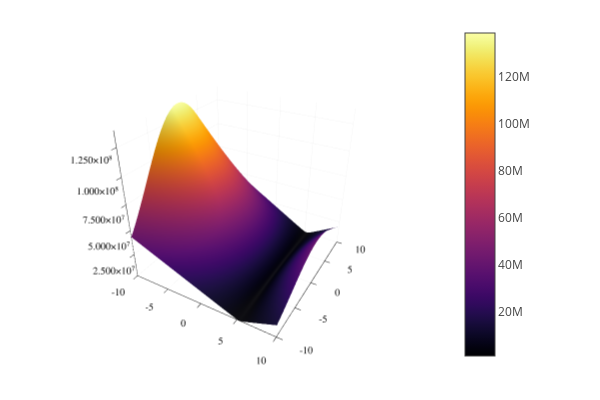

Notebook cell for this chart:
### Code cell
maxPos = 10
minPos = -10
stepPos = 0.2
    
pos1Vect = collect(minPos:stepPos:maxPos)
pos2Vect = collect(minPos:stepPos:maxPos)
posVectSize = size(pos1Vect, 1)
posMat = [(i, j) for i in pos1Vect, j in pos2Vect]
posMatCu = CuArray(posMat)

xMesh = pos1Vect * ones(posVectSize)'
yMesh = xMesh'
xMeshCu = CuArray(xMesh)
yMeshCu = CuArray(yMesh)

tf = 10
α = 1

function etaFree(qf, qfp)
	return xi(qf)*xi(qfp) / sqrt(2*π*σ*σp) * (G0*G0p * (1 .+ (im*α*tf/6)*(2*m*(qf^2+qfp^2) - 2*qf*qfp .- im*tf)) - (im*α*tf/6) * (G0*(qf*G1p(qfp)*(1 - 4m) - 2*m*G2p(qf) .+ G0p*(qf*G1(qf)*(1 - 4*m) - 2*m*G2(qf)) .+ 2*G1(qf)*G1p(qfp))))
end

etaMat = etaSpr(xMeshCu, yMeshCu)
plotMat = abs.(etaMat)

surface(pos1Vect, pos2Vect, Matrix(plotMat))

### Figure 1 — Plotly figure (JSON) as saved in the notebook; plotly's stock layout.template omitted (floating-point values rounded to 4 significant figures; data arrays with more than 128 entries replaced by an {"elided": "..."} marker saying what was removed)
{"data": [{"colorbar": {"len": 0.9525, "title": "", "x": 0.7578, "y": 0.5139}, "colorscale": {"elided": "256x2 mixed values"}, "name": "y1", "opacity": null, "scene": "scene", "showlegend": false, "showscale": true, "type": "surface", "x": [-10, -9.8, -9.6, -9.4, -9.2, -9, -8.8, -8.6, -8.4, -8.2, -8, -7.8, -7.6, -7.4, -7.2, -7, -6.8, -6.6, -6.4, -6.2, -6, -5.8, -5.6, -5.4, -5.2, -5, -4.8, -4.6, -4.4, -4.2, -4, -3.8, -3.6, -3.4, -3.2, -3, -2.8, -2.6, -2.4, -2.2, -2, -1.8, -1.6, -1.4, -1.2, -1, -0.8, -0.6, -0.4, -0.2, 0, 0.2, 0.4, 0.6, 0.8, 1, 1.2, 1.4, 1.6, 1.8, 2, 2.2, 2.4, 2.6, 2.8, 3, 3.2, 3.4, 3.6, 3.8, 4, 4.2, 4.4, 4.6, 4.8, 5, 5.2, 5.4, 5.6, 5.8, 6, 6.2, 6.4, 6.6, 6.8, 7, 7.2, 7.4, 7.6, 7.8, 8, 8.2, 8.4, 8.6, 8.8, 9, 9.2, 9.4, 9.6, 9.8, 10], "xaxis": "x", "y": [-10, -9.8, -9.6, -9.4, -9.2, -9, -8.8, -8.6, -8.4, -8.2, -8, -7.8, -7.6, -7.4, -7.2, -7, -6.8, -6.6, -6.4, -6.2, -6, -5.8, -5.6, -5.4, -5.2, -5, -4.8, -4.6, -4.4, -4.2, -4, -3.8, -3.6, -3.4, -3.2, -3, -2.8, -2.6, -2.4, -2.2, -2, -1.8, -1.6, -1.4, -1.2, -1, -0.8, -0.6, -0.4, -0.2, 0, 0.2, 0.4, 0.6, 0.8, 1, 1.2, 1.4, 1.6, 1.8, 2, 2.2, 2.4, 2.6, 2.8, 3, 3.2, 3.4, 3.6, 3.8, 4, 4.2, 4.4, 4.6, 4.8, 5, 5.2, 5.4, 5.6, 5.8, 6, 6.2, 6.4, 6.6, 6.8, 7, 7.2, 7.4, 7.6, 7.8, 8, 8.2, 8.4, 8.6, 8.8, 9, 9.2, 9.4, 9.6, 9.8, 10], "yaxis": "y", "z": {"elided": "101x101 float values"}, "zaxis": "z", "zmax": 138400000.0, "zmin": 1014000.0}], "layout": {"annotations": [], "height": 400, "legend": {"bgcolor": "rgba(255, 255, 255, 1.000)", "bordercolor": "rgba(0, 0, 0, 1.000)", "borderwidth": 1, "font": {"color": "rgba(0, 0, 0, 1.000)", "family": "sans-serif", "size": 11}, "title": {"font": {"color": "rgba(0, 0, 0, 1.000)", "family": "sans-serif", "size": 15}, "text": ""}, "tracegroupgap": 0, "traceorder": "normal", "x": 1, "xanchor": "auto", "y": 1, "yanchor": "auto"}, "margin": {"b": 20, "l": 0, "r": 0, "t": 20}, "paper_bgcolor": "rgba(255, 255, 255, 1.000)", "plot_bgcolor": "rgba(255, 255, 255, 1.000)", "scene": {"camera": {"eye": {"x": 1.126, "y": -1.95, "z": 1.3}, "projection": "orthographic"}, "domain": {"x": [0.05101, 0.7578], "y": [0.03762, 0.9902]}, "xaxis": {"gridcolor": "rgba(0, 0, 0, 0.100)", "gridwidth": 0.5, "linecolor": "rgba(0, 0, 0, 1.000)", "mirror": false, "range": [-10, 10], "showgrid": true, "showline": true, "showticklabels": true, "tickangle": 0, "tickcolor": "rgb(0, 0, 0)", "tickfont": {"color": "rgba(0, 0, 0, 1.000)", "family": "sans-serif", "size": 11}, "tickmode": "array", "ticks": "inside", "ticktext": ["-10", "-5", "0", "5", "10"], "tickvals": [-10, -5, 0, 5, 10], "title": "", "titlefont": {"color": "rgba(0, 0, 0, 1.000)", "family": "sans-serif", "size": 15}, "type": "-", "visible": true, "zeroline": false, "zerolinecolor": "rgba(0, 0, 0, 1.000)"}, "yaxis": {"gridcolor": "rgba(0, 0, 0, 0.100)", "gridwidth": 0.5, "linecolor": "rgba(0, 0, 0, 1.000)", "mirror": false, "range": [-10, 10], "showgrid": true, "showline": true, "showticklabels": true, "tickangle": 0, "tickcolor": "rgb(0, 0, 0)", "tickfont": {"color": "rgba(0, 0, 0, 1.000)", "family": "sans-serif", "size": 11}, "tickmode": "array", "ticks": "inside", "ticktext": ["-10", "-5", "0", "5", "10"], "tickvals": [-10, -5, 0, 5, 10], "title": "", "titlefont": {"color": "rgba(0, 0, 0, 1.000)", "family": "sans-serif", "size": 15}, "type": "-", "visible": true, "zeroline": false, "zerolinecolor": "rgba(0, 0, 0, 1.000)"}, "zaxis": {"gridcolor": "rgba(0, 0, 0, 0.100)", "gridwidth": 0.5, "linecolor": "rgba(0, 0, 0, 1.000)", "mirror": false, "range": [1014000.0, 138400000.0], "showgrid": true, "showline": true, "showticklabels": true, "tickangle": 0, "tickcolor": "rgb(0, 0, 0)", "tickfont": {"color": "rgba(0, 0, 0, 1.000)", "family": "sans-serif", "size": 11}, "tickmode": "array", "ticks": "inside", "ticktext": ["2.500×10⁷", "5.000×10⁷", "7.500×10⁷", "1.000×10⁸", "1.250×10⁸"], "tickvals": [25000000, 50000000, 75000000, 100000000, 125000000], "title": "", "titlefont": {"color": "rgba(0, 0, 0, 1.000)", "family": "sans-serif", "size": 15}, "type": "-", "visible": true, "zeroline": false, "zerolinecolor": "rgba(0, 0, 0, 1.000)"}}, "showlegend": true, "width": 600}}
